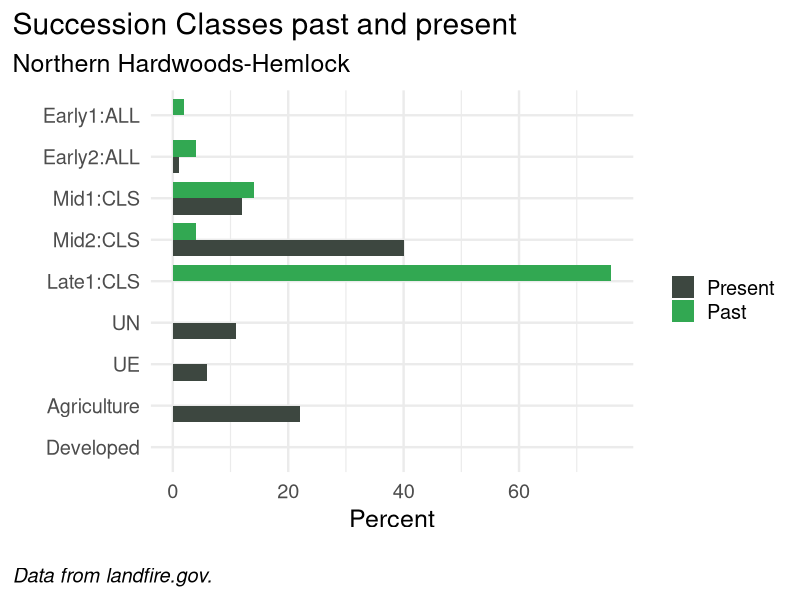
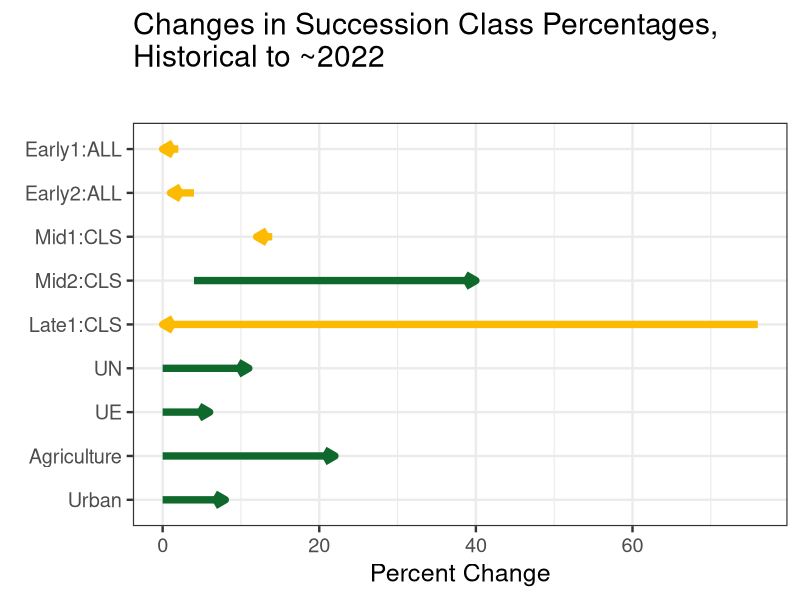
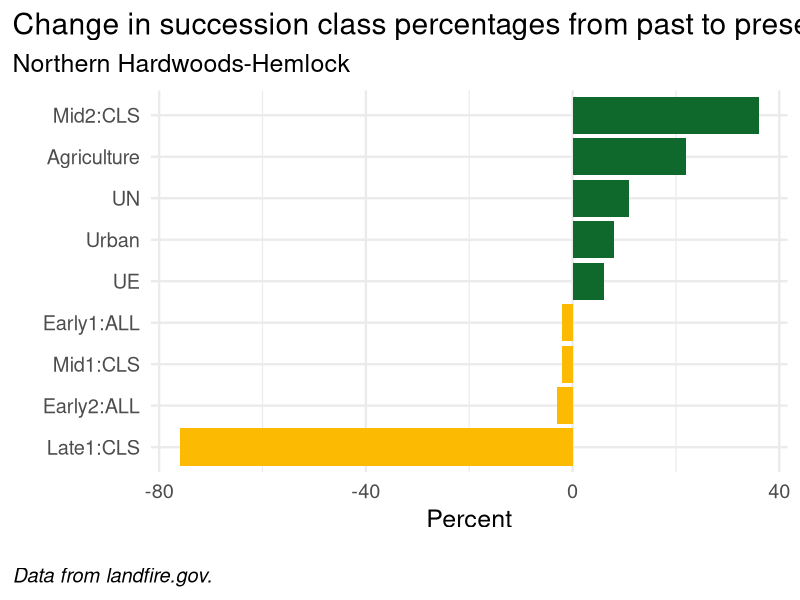

These charts were generated, in order, by the following R code:

### Notes -----

# Succession Class charts for the Great Lakes Basin
# Will try different styles for one main BpS then get feedback
# Need to have meaningful labels


## Dependencies -----

library(tidyverse)

raw_data <- read.csv('data/final_df_full.csv')


### Wrangle for one BpS; clean up  -----

northern_hardwoods_hemlock <- raw_data %>%
  filter(bps_name %in% 'Laurentian-Acadian Northern Hardwoods Forest - Hemlock') %>%
  mutate(label = coalesce(state_class_id, ref_label)) %>% #replace NAs with values from ref_label %>%
  dplyr::select(c("bps_name", "label",  "cur_percent", "ref_percent")) %>%
  pivot_longer(
    cols = c(`ref_percent`, `cur_percent`), 
    names_to = "ref_cur", 
    values_to = "percent"
  )

# note this one is 'easy' with only one BPS_MODEL.  No grouping necessary


## Grouped Bar -----

# order classes
northern_hardwoods_hemlock$label <- factor(northern_hardwoods_hemlock$label, levels= c(
  "Developed",
  "Agriculture",
  "UE",
  "UN",
  "Late1:CLS",
  "Mid2:CLS",
  "Mid1:CLS",
  "Early2:ALL",
  "Early1:ALL"))

sclass_bar <-
  ggplot(northern_hardwoods_hemlock, aes(fill = factor(ref_cur), y = percent, x = label)) + 
  geom_col(width = 0.8, position = position_dodge()) +
  coord_flip() +
  scale_x_discrete(limits = (levels(northern_hardwoods_hemlock$label))) +
  labs(
    title = "Succession Classes past and present",
    subtitle = "Northern Hardwoods-Hemlock",
    caption = "\nData from landfire.gov.",
    x = "",
    y = "Percent") +
  theme_minimal(base_size = 18) +
  theme(plot.caption = element_text(hjust = 0, face = "italic"), #Default is hjust=1
        plot.title.position = "plot", #NEW parameter. Apply for subtitle too.
        plot.caption.position =  "plot") +
  scale_fill_manual(values = c("#3d4740", "#32a852" ), # present (grey), historical (green)
                    name = " ", 
                    labels = c("Present",
                               "Past")) 

sclass_bar

## Arrow chart -----

northern_hardwoods_hemlock_wide <- raw_data %>%
  filter(bps_name %in% 'Laurentian-Acadian Northern Hardwoods Forest - Hemlock') %>%
  mutate(label = coalesce(state_class_id, ref_label)) %>% #replace NAs with values from ref_label %>%
  mutate(cur_percent = replace_na(cur_percent, 0)) %>%
  dplyr::select(c("bps_name", "label",  "cur_percent", "ref_percent")) %>%
  na.omit(label)   %>% 
  mutate(change = cur_percent - ref_percent,
         sign_change = (change > 0)) %>%
  filter(label != "Water")

northern_hardwoods_hemlock_wide$label <- factor(northern_hardwoods_hemlock_wide$label, 
                                                levels = c(
  "Urban",
  "Agriculture",
  "UE",
  "UN",
  "Late1:CLS",
  "Mid2:CLS",
  "Mid1:CLS",
  "Early2:ALL",
  "Early1:ALL"))
  

arrow_plot <- northern_hardwoods_hemlock_wide %>%
  ggplot(aes(
    x = ref_percent, xend = cur_percent, 
    y = label, yend = label,
    color = sign_change)) +
  geom_segment(
    arrow = arrow(angle = 30, length = unit(0.3, 'cm')),
    size = 2.5) +
  labs(
    x = 'Percent Change', 
    y = element_blank(),
    title = 'Changes in Succession Class Percentages,  \nHistorical to ~2022',
    subtitle = ''
  ) +
  scale_color_manual(
    values = c("#fcba03", "#10692c")) +
  theme_bw(base_size = 18) + 
  theme(legend.position = "none")

arrow_plot

## diverging bar -----

# Color based on value
color <- ifelse(northern_hardwoods_hemlock_wide$change < 0, "#fcba03", "#10692c")

diverging_bar <- 
ggplot(northern_hardwoods_hemlock_wide, aes(x = reorder(label, change), y = change)) +
  geom_bar(stat = "identity",
           show.legend = FALSE,
           fill = color) +
  coord_flip()  +
  labs(
    title = "Change in succession class percentages from past to present",
    subtitle = "Northern Hardwoods-Hemlock",
    caption = "\nData from landfire.gov.",
    x = "",
    y = "Percent") +
  theme_minimal(base_size = 18) +
  theme(plot.caption = element_text(hjust = 0, face = "italic"), #Default is hjust=1
        plot.title.position = "plot", #NEW parameter. Apply for subtitle too.
        plot.caption.position =  "plot")


diverging_bar

